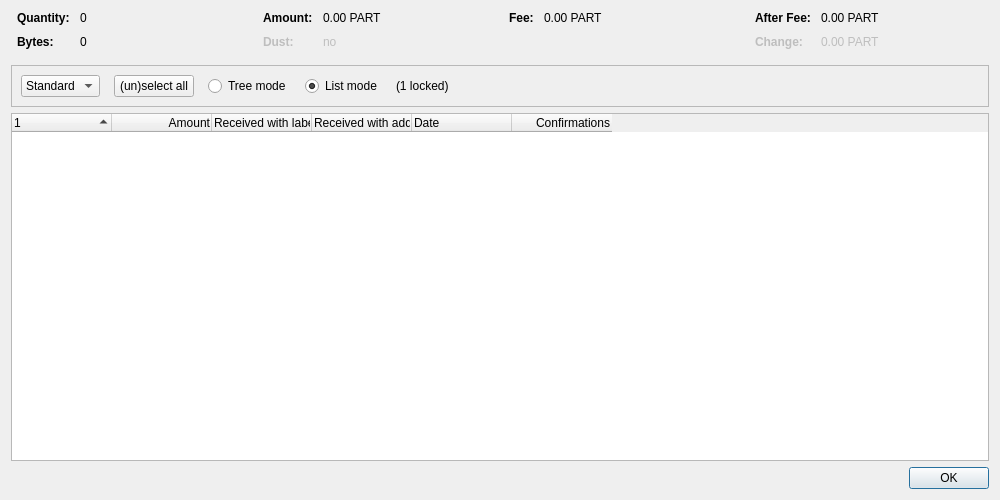
<?xml version="1.0" encoding="UTF-8"?>
<ui version="4.0">
 <class>CoinControlDialog</class>
 <widget class="QDialog" name="CoinControlDialog">
  <property name="geometry">
   <rect>
    <x>0</x>
    <y>0</y>
    <width>1000</width>
    <height>500</height>
   </rect>
  </property>
  <property name="windowTitle">
   <string>Coin Selection</string>
  </property>
  <layout class="QVBoxLayout" name="verticalLayout">
   <item>
    <layout class="QHBoxLayout" name="horizontalLayoutTop" stretch="0,0,0,0">
     <property name="topMargin">
      <number>0</number>
     </property>
     <property name="bottomMargin">
      <number>10</number>
     </property>
     <item>
      <layout class="QFormLayout" name="formLayoutCoinControl1">
       <property name="horizontalSpacing">
        <number>10</number>
       </property>
       <property name="verticalSpacing">
        <number>10</number>
       </property>
       <property name="leftMargin">
        <number>6</number>
       </property>
       <property name="rightMargin">
        <number>6</number>
       </property>
       <item row="0" column="0">
        <widget class="QLabel" name="labelCoinControlQuantityText">
         <property name="font">
          <font>
           <weight>75</weight>
           <bold>true</bold>
          </font>
         </property>
         <property name="text">
          <string>Quantity:</string>
         </property>
        </widget>
       </item>
       <item row="0" column="1">
        <widget class="QLabel" name="labelCoinControlQuantity">
         <property name="cursor">
          <cursorShape>IBeamCursor</cursorShape>
         </property>
         <property name="contextMenuPolicy">
          <enum>Qt::ActionsContextMenu</enum>
         </property>
         <property name="text">
          <string notr="true">0</string>
         </property>
         <property name="textInteractionFlags">
          <set>Qt::LinksAccessibleByMouse|Qt::TextSelectableByMouse</set>
         </property>
        </widget>
       </item>
       <item row="1" column="0">
        <widget class="QLabel" name="labelCoinControlBytesText">
         <property name="font">
          <font>
           <weight>75</weight>
           <bold>true</bold>
          </font>
         </property>
         <property name="text">
          <string>Bytes:</string>
         </property>
        </widget>
       </item>
       <item row="1" column="1">
        <widget class="QLabel" name="labelCoinControlBytes">
         <property name="cursor">
          <cursorShape>IBeamCursor</cursorShape>
         </property>
         <property name="contextMenuPolicy">
          <enum>Qt::ActionsContextMenu</enum>
         </property>
         <property name="text">
          <string notr="true">0</string>
         </property>
         <property name="textInteractionFlags">
          <set>Qt::LinksAccessibleByMouse|Qt::TextSelectableByMouse</set>
         </property>
        </widget>
       </item>
      </layout>
     </item>
     <item>
      <layout class="QFormLayout" name="formLayoutCoinControl2">
       <property name="horizontalSpacing">
        <number>10</number>
       </property>
       <property name="verticalSpacing">
        <number>10</number>
       </property>
       <property name="leftMargin">
        <number>6</number>
       </property>
       <property name="rightMargin">
        <number>6</number>
       </property>
       <item row="0" column="0">
        <widget class="QLabel" name="labelCoinControlAmountText">
         <property name="font">
          <font>
           <weight>75</weight>
           <bold>true</bold>
          </font>
         </property>
         <property name="text">
          <string>Amount:</string>
         </property>
        </widget>
       </item>
       <item row="0" column="1">
        <widget class="QLabel" name="labelCoinControlAmount">
         <property name="cursor">
          <cursorShape>IBeamCursor</cursorShape>
         </property>
         <property name="contextMenuPolicy">
          <enum>Qt::ActionsContextMenu</enum>
         </property>
         <property name="text">
          <string notr="true">0.00 PART</string>
         </property>
         <property name="textInteractionFlags">
          <set>Qt::LinksAccessibleByMouse|Qt::TextSelectableByMouse</set>
         </property>
        </widget>
       </item>
       <item row="1" column="0">
        <widget class="QLabel" name="labelCoinControlLowOutputText">
         <property name="enabled">
          <bool>false</bool>
         </property>
         <property name="font">
          <font>
           <weight>75</weight>
           <bold>true</bold>
          </font>
         </property>
         <property name="text">
          <string>Dust:</string>
         </property>
        </widget>
       </item>
       <item row="1" column="1">
        <widget class="QLabel" name="labelCoinControlLowOutput">
         <property name="enabled">
          <bool>false</bool>
         </property>
         <property name="cursor">
          <cursorShape>IBeamCursor</cursorShape>
         </property>
         <property name="contextMenuPolicy">
          <enum>Qt::ActionsContextMenu</enum>
         </property>
         <property name="text">
          <string notr="true">no</string>
         </property>
         <property name="textInteractionFlags">
          <set>Qt::LinksAccessibleByMouse|Qt::TextSelectableByMouse</set>
         </property>
        </widget>
       </item>
      </layout>
     </item>
     <item>
      <layout class="QFormLayout" name="formLayoutCoinControl3">
       <property name="horizontalSpacing">
        <number>10</number>
       </property>
       <property name="verticalSpacing">
        <number>10</number>
       </property>
       <property name="leftMargin">
        <number>6</number>
       </property>
       <property name="rightMargin">
        <number>6</number>
       </property>
       <item row="0" column="0">
        <widget class="QLabel" name="labelCoinControlFeeText">
         <property name="font">
          <font>
           <weight>75</weight>
           <bold>true</bold>
          </font>
         </property>
         <property name="text">
          <string>Fee:</string>
         </property>
        </widget>
       </item>
       <item row="0" column="1">
        <widget class="QLabel" name="labelCoinControlFee">
         <property name="cursor">
          <cursorShape>IBeamCursor</cursorShape>
         </property>
         <property name="contextMenuPolicy">
          <enum>Qt::ActionsContextMenu</enum>
         </property>
         <property name="text">
          <string notr="true">0.00 PART</string>
         </property>
         <property name="textInteractionFlags">
          <set>Qt::LinksAccessibleByMouse|Qt::TextSelectableByMouse</set>
         </property>
        </widget>
       </item>
      </layout>
     </item>
     <item>
      <layout class="QFormLayout" name="formLayoutCoinControl4">
       <property name="horizontalSpacing">
        <number>10</number>
       </property>
       <property name="verticalSpacing">
        <number>10</number>
       </property>
       <property name="leftMargin">
        <number>6</number>
       </property>
       <property name="rightMargin">
        <number>6</number>
       </property>
       <item row="0" column="0">
        <widget class="QLabel" name="labelCoinControlAfterFeeText">
         <property name="font">
          <font>
           <weight>75</weight>
           <bold>true</bold>
          </font>
         </property>
         <property name="text">
          <string>After Fee:</string>
         </property>
        </widget>
       </item>
       <item row="0" column="1">
        <widget class="QLabel" name="labelCoinControlAfterFee">
         <property name="cursor">
          <cursorShape>IBeamCursor</cursorShape>
         </property>
         <property name="contextMenuPolicy">
          <enum>Qt::ActionsContextMenu</enum>
         </property>
         <property name="text">
          <string notr="true">0.00 PART</string>
         </property>
         <property name="textInteractionFlags">
          <set>Qt::LinksAccessibleByMouse|Qt::TextSelectableByMouse</set>
         </property>
        </widget>
       </item>
       <item row="1" column="0">
        <widget class="QLabel" name="labelCoinControlChangeText">
         <property name="enabled">
          <bool>false</bool>
         </property>
         <property name="font">
          <font>
           <weight>75</weight>
           <bold>true</bold>
          </font>
         </property>
         <property name="text">
          <string>Change:</string>
         </property>
        </widget>
       </item>
       <item row="1" column="1">
        <widget class="QLabel" name="labelCoinControlChange">
         <property name="enabled">
          <bool>false</bool>
         </property>
         <property name="cursor">
          <cursorShape>IBeamCursor</cursorShape>
         </property>
         <property name="contextMenuPolicy">
          <enum>Qt::ActionsContextMenu</enum>
         </property>
         <property name="text">
          <string notr="true">0.00 PART</string>
         </property>
         <property name="textInteractionFlags">
          <set>Qt::LinksAccessibleByMouse|Qt::TextSelectableByMouse</set>
         </property>
        </widget>
       </item>
      </layout>
     </item>
    </layout>
   </item>
   <item>
    <widget class="QFrame" name="frame">
     <property name="minimumSize">
      <size>
       <width>0</width>
       <height>40</height>
      </size>
     </property>
     <property name="frameShape">
      <enum>QFrame::StyledPanel</enum>
     </property>
     <property name="frameShadow">
      <enum>QFrame::Sunken</enum>
     </property>
     <layout class="QHBoxLayout" name="horizontalLayout">
      <item>
       <layout class="QHBoxLayout" name="horizontalLayoutPanel" stretch="0,0,0,0,0,0">
        <property name="spacing">
         <number>14</number>
        </property>
        <item>
         <widget class="QComboBox" name="cbxType">
          <item>
           <property name="text">
            <string>Standard</string>
           </property>
          </item>
          <item>
           <property name="text">
            <string>Blind</string>
           </property>
          </item>
          <item>
           <property name="text">
            <string>Anon</string>
           </property>
          </item>
         </widget>
        </item>
        <item>
         <widget class="QPushButton" name="pushButtonSelectAll">
          <property name="sizePolicy">
           <sizepolicy hsizetype="Maximum" vsizetype="Fixed">
            <horstretch>0</horstretch>
            <verstretch>0</verstretch>
           </sizepolicy>
          </property>
          <property name="text">
           <string>(un)select all</string>
          </property>
          <property name="autoDefault">
           <bool>false</bool>
          </property>
         </widget>
        </item>
        <item>
         <widget class="QRadioButton" name="radioTreeMode">
          <property name="sizePolicy">
           <sizepolicy hsizetype="Maximum" vsizetype="Fixed">
            <horstretch>0</horstretch>
            <verstretch>0</verstretch>
           </sizepolicy>
          </property>
          <property name="text">
           <string>Tree mode</string>
          </property>
         </widget>
        </item>
        <item>
         <widget class="QRadioButton" name="radioListMode">
          <property name="sizePolicy">
           <sizepolicy hsizetype="Maximum" vsizetype="Fixed">
            <horstretch>0</horstretch>
            <verstretch>0</verstretch>
           </sizepolicy>
          </property>
          <property name="text">
           <string>List mode</string>
          </property>
          <property name="checked">
           <bool>true</bool>
          </property>
         </widget>
        </item>
        <item>
         <widget class="QLabel" name="labelLocked">
          <property name="text">
           <string notr="true">(1 locked)</string>
          </property>
         </widget>
        </item>
        <item>
         <spacer name="horizontalSpacer">
          <property name="orientation">
           <enum>Qt::Horizontal</enum>
          </property>
          <property name="sizeHint" stdset="0">
           <size>
            <width>40</width>
            <height>20</height>
           </size>
          </property>
         </spacer>
        </item>
       </layout>
      </item>
     </layout>
    </widget>
   </item>
   <item>
    <widget class="CoinControlTreeWidget" name="treeWidget">
     <property name="contextMenuPolicy">
      <enum>Qt::CustomContextMenu</enum>
     </property>
     <property name="sortingEnabled">
      <bool>false</bool>
     </property>
     <property name="columnCount">
      <number>6</number>
     </property>
     <attribute name="headerShowSortIndicator" stdset="0">
      <bool>true</bool>
     </attribute>
     <attribute name="headerStretchLastSection">
      <bool>false</bool>
     </attribute>
     <column>
      <property name="text">
       <string/>
      </property>
     </column>
     <column>
      <property name="text">
       <string>Amount</string>
      </property>
      <property name="textAlignment">
       <set>AlignTrailing|AlignVCenter</set>
      </property>
     </column>
     <column>
      <property name="text">
       <string>Received with label</string>
      </property>
     </column>
     <column>
      <property name="text">
       <string>Received with address</string>
      </property>
     </column>
     <column>
      <property name="text">
       <string>Date</string>
      </property>
     </column>
     <column>
      <property name="text">
       <string>Confirmations</string>
      </property>
      <property name="toolTip">
       <string>Confirmed</string>
      </property>
      <property name="textAlignment">
       <set>AlignTrailing|AlignVCenter</set>
      </property>
     </column>
     <column>
      <property name="text">
       <string/>
      </property>
     </column>
     <column>
      <property name="text">
       <string/>
      </property>
     </column>
     <column>
      <property name="text">
       <string/>
      </property>
     </column>
     <column>
      <property name="text">
       <string/>
      </property>
     </column>
    </widget>
   </item>
   <item>
    <widget class="QDialogButtonBox" name="buttonBox">
     <property name="orientation">
      <enum>Qt::Horizontal</enum>
     </property>
     <property name="standardButtons">
      <set>QDialogButtonBox::Ok</set>
     </property>
    </widget>
   </item>
  </layout>
 </widget>
 <customwidgets>
  <customwidget>
   <class>CoinControlTreeWidget</class>
   <extends>QTreeWidget</extends>
   <header>qt/coincontroltreewidget.h</header>
  </customwidget>
 </customwidgets>
 <resources/>
 <connections/>
</ui>
